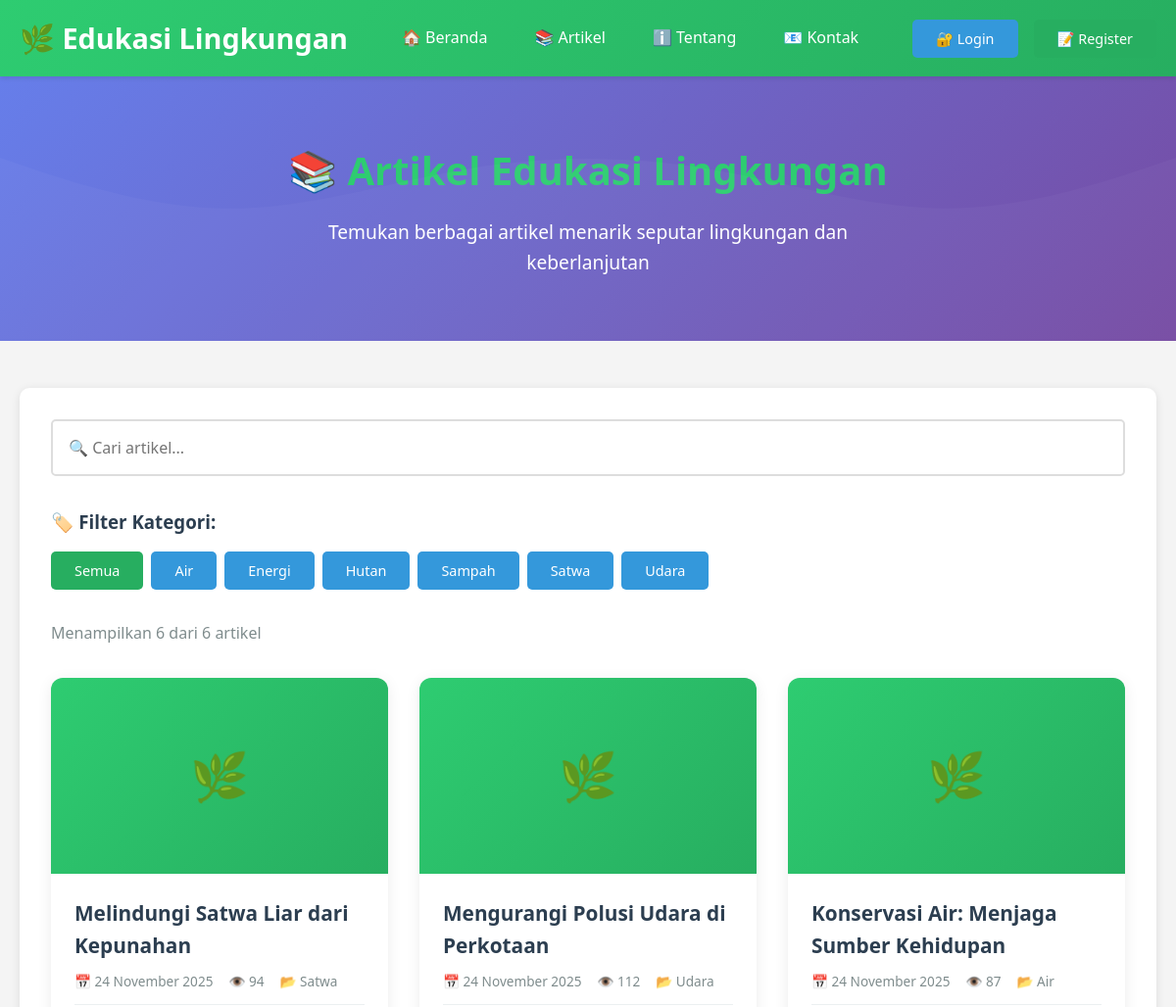
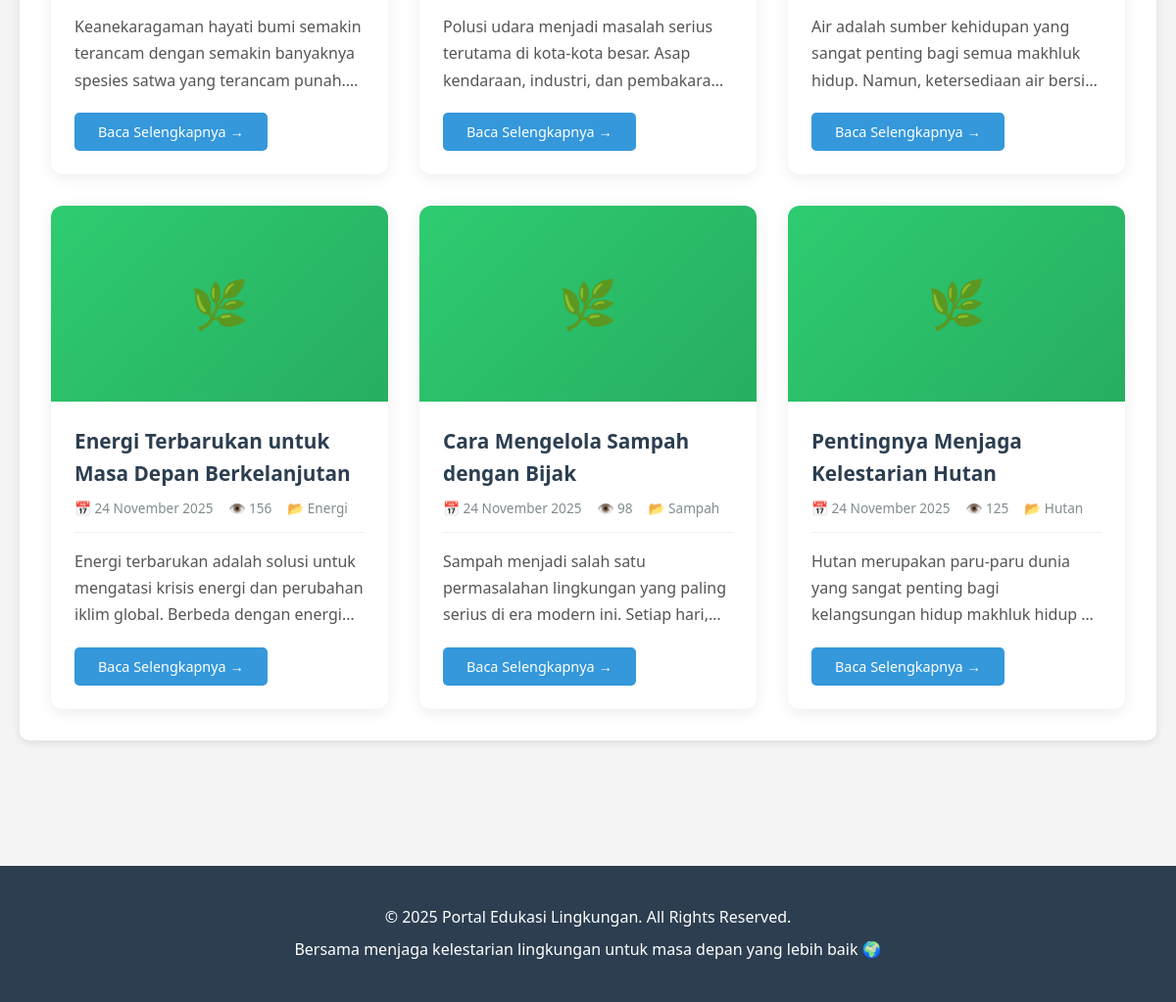
Screenshot of /artikel.php with the database file from the repository (2 pictures, top to bottom).
### tables this page shows
CREATE TABLE IF NOT EXISTS artikel (
    id INT AUTO_INCREMENT PRIMARY KEY,
    judul VARCHAR(255) NOT NULL,
    slug VARCHAR(255) NOT NULL UNIQUE,
    konten TEXT NOT NULL,
    penulis VARCHAR(100) NOT NULL,
    kategori VARCHAR(50) NOT NULL,
    views INT DEFAULT 0,
    created_at TIMESTAMP DEFAULT CURRENT_TIMESTAMP,
    updated_at TIMESTAMP DEFAULT CURRENT_TIMESTAMP ON UPDATE CURRENT_TIMESTAMP,
    INDEX idx_slug (slug),
    INDEX idx_kategori (kategori),
    INDEX idx_created_at (created_at)
);

### config/database.php (called while the page is built, shortened)
<?php
function format_tanggal($date) {
    $bulan = array(
        1 => 'Januari', 'Februari', 'Maret', 'April', 'Mei', 'Juni',
        'Juli', 'Agustus', 'September', 'Oktober', 'November', 'Desember'
    );
    $pecah = explode('-', date('Y-m-d', strtotime($date)));
    return $pecah[2] . ' ' . $bulan[(int)$pecah[1]] . ' ' . $pecah[0];
}
function excerpt($text, $length = 150) {
    return substr(strip_tags($text), 0, $length) . '...';
}
?>

### artikel.php (the view, shortened to what this page needs)
<?php
require_once 'config/database.php';
include 'includes/header.php';
$conn = getDBConnection();
$limit = 6;
$page = isset($_GET['page']) ? (int)$_GET['page'] : 1;
$offset = ($page - 1) * $limit;
$kategori = isset($_GET['kategori']) ? clean_input($_GET['kategori']) : '';
$search = isset($_GET['search']) ? clean_input($_GET['search']) : '';
$where_conditions = [];
$params = [];
$types = '';
$where = $where_conditions ? "WHERE " . implode(" AND ", $where_conditions) : '';
$count_query = "SELECT COUNT(*) as total FROM artikel $where";
$stmt_count = $conn->prepare($count_query);
$stmt_count->execute();
$total_articles = $stmt_count->get_result()->fetch_assoc()['total'];
$query = "SELECT * FROM artikel $where ORDER BY created_at DESC LIMIT ? OFFSET ?";
$params[] = $limit;
$params[] = $offset;
$types .= 'ii';
$stmt = $conn->prepare($query);
$stmt->bind_param($types, ...$params);
$stmt->execute();
$result = $stmt->get_result();
$kategori_query = "SELECT DISTINCT kategori FROM artikel ORDER BY kategori";
$kategori_result = $conn->query($kategori_query);
?>
<section class="hero">
    <div class="container">
        <h2>📚 Artikel Edukasi Lingkungan</h2>
        <p>Temukan berbagai artikel menarik seputar lingkungan dan keberlanjutan</p>
    </div>
</section>
<main>
    <div class="container">
        <section class="content-section">
            <form method="GET" action="artikel.php" style="margin-bottom: 2rem;">
                <div class="form-group">
                    <input type="text"
                           name="search"
                           placeholder="🔍 Cari artikel..."
                           value="<?php echo htmlspecialchars($search); ?>"
                           style="width: 100%; padding: 1rem;">
                </div>
            </form>
            <div style="margin-bottom: 2rem;">
                <h3>🏷️ Filter Kategori:</h3>
                <div style="display: flex; flex-wrap: wrap; gap: 0.5rem; margin-top: 1rem;">
                    <a href="artikel.php<?php echo $search ? '?search=' . urlencode($search) : ''; ?>"
                       class="btn <?php echo !$kategori ? 'btn-success' : 'btn-primary'; ?>">
                        Semua
                    </a>
                    <?php while($kat = $kategori_result->fetch_assoc()): ?>
                        <a href="artikel.php?kategori=<?php echo urlencode($kat['kategori']); ?><?php echo $search ? '&search=' . urlencode($search) : ''; ?>"
                           class="btn <?php echo $kategori == $kat['kategori'] ? 'btn-success' : 'btn-primary'; ?>">
                            <?php echo htmlspecialchars($kat['kategori']); ?>
                        </a>
                    <?php endwhile; ?>
                </div>
            </div>
            <p style="color: #7f8c8d; margin-bottom: 1rem;">
                Menampilkan <?php echo $result->num_rows; ?> dari <?php echo $total_articles; ?> artikel
            </p>
            <div class="artikel-grid">
                <?php if($result->num_rows > 0): ?>
                    <?php while($artikel = $result->fetch_assoc()): ?>
                        <div class="artikel-card">
                            <div class="artikel-image">🌿</div>
                            <div class="artikel-content">
                                <h3><?php echo htmlspecialchars($artikel['judul']); ?></h3>
                                <div class="artikel-meta">
                                    <span>📅 <?php echo format_tanggal($artikel['created_at']); ?></span>
                                    <span>👁️ <?php echo $artikel['views']; ?></span>
                                    <span>📂 <?php echo htmlspecialchars($artikel['kategori']); ?></span>
                                </div>
                                <p class="artikel-excerpt">
                                    <?php echo excerpt($artikel['konten'], 150); ?>
                                </p>
                                <a href="detail_artikel.php?slug=<?php echo $artikel['slug']; ?>" class="btn btn-primary">
                                    Baca Selengkapnya →
                                </a>
                            </div>
                        </div>
                    <?php endwhile; ?>
                <?php endif; ?>
            </div>
        </section>
    </div>
</main>
<?php
include 'includes/footer.php';
?>

### includes/header.php (shortened to what this page needs)
<?php
if (!isset($base_url)) {
    $base_url = '';
}
?>
<!DOCTYPE html>
<html lang="id">
<head>
    <link rel="stylesheet" href="<?php echo $base_url; ?>assets/css/style.css">
</head>
<body>
    <header>
        <div class="container">
            <div class="header-content">
                <div class="logo">
                    <h1><a href="<?php echo $base_url; ?>index.php" style="color: white; text-decoration: none;">🌿 Edukasi Lingkungan</a></h1>
                </div>
                <nav>
                    <ul>
                        <li><a href="<?php echo $base_url; ?>index.php">🏠 Beranda</a></li>
                        <li><a href="<?php echo $base_url; ?>artikel.php">📚 Artikel</a></li>
                        <li><a href="<?php echo $base_url; ?>tentang.php">ℹ️ Tentang</a></li>
                        <li><a href="<?php echo $base_url; ?>kontak.php">📧 Kontak</a></li>
                    </ul>
                </nav>
                <div class="auth-links">
                    <?php if (isset($_SESSION['user_id'])): ?>
                        <span style="color: white;">👤 <?php echo htmlspecialchars($_SESSION['username']); ?></span>
                        <a href="<?php echo $base_url; ?>admin/logout.php" class="btn btn-warning" onclick="return confirmLogout()">🚪 Logout</a>
                    <?php else: ?>
                        <a href="<?php echo $base_url; ?>user/login.php" class="btn btn-primary">🔐 Login</a>
                        <a href="<?php echo $base_url; ?>user/register.php" class="btn btn-success">📝 Register</a>
                    <?php endif; ?>
                </div>
            </div>
        </div>
    </header>

### includes/footer.php (shortened to what this page needs)
<footer>
        <div class="container">
            <p>&copy; <?php echo date('Y'); ?> Portal Edukasi Lingkungan. All Rights Reserved.</p>
            <p>Bersama menjaga kelestarian lingkungan untuk masa depan yang lebih baik 🌍</p>
        </div>
    </footer>
</body>
</html>

### assets/css/style.css (style rules this page uses)
* { margin: 0; padding: 0; box-sizing: border-box; }
body { font-family: 'Segoe UI', Tahoma, Geneva, Verdana, sans-serif; line-height: 1.6; color: #333; background-color: #f4f4f4; }
.container { max-width: 1200px; margin: 0 auto; padding: 0 20px; }
header { background: linear-gradient(135deg, #2ecc71 0%, #27ae60 100%); color: white; padding: 1rem 0; box-shadow: 0 2px 5px rgba(0,0,0,0.1); position: sticky; top: 0; z-index: 1000; }
.header-content { display: flex; justify-content: space-between; align-items: center; flex-wrap: wrap; gap: 1rem; }
.logo h1 { font-size: 1.8rem; display: flex; align-items: center; gap: 10px; }
nav ul { list-style: none; display: flex; gap: 2rem; flex-wrap: wrap; }
nav a { color: white; text-decoration: none; font-weight: 500; transition: opacity 0.3s; padding: 0.5rem; }
.auth-links { display: flex; gap: 1rem; align-items: center; }
.btn { padding: 0.5rem 1.5rem; border: none; border-radius: 5px; cursor: pointer; text-decoration: none; display: inline-block; transition: all 0.3s; font-size: 0.9rem; font-weight: 500; }
.btn-primary { background: #3498db; color: white; }
.btn-success { background: #27ae60; color: white; }
.hero { background: linear-gradient(135deg, #667eea 0%, #764ba2 100%); color: white; padding: 4rem 0; text-align: center; }
.hero h2 { font-size: 2.5rem; margin-bottom: 1rem; animation: fadeInDown 0.8s; }
.hero p { font-size: 1.2rem; max-width: 600px; margin: 0 auto; animation: fadeInUp 0.8s; }
main { padding: 3rem 0; min-height: calc(100vh - 200px); }
.content-section { background: white; padding: 2rem; border-radius: 10px; box-shadow: 0 2px 10px rgba(0,0,0,0.1); margin-bottom: 2rem; animation: fadeIn 0.5s; }
h2 { color: #2ecc71; margin-bottom: 1.5rem; font-size: 2rem; }
h3 { color: #2c3e50; margin-bottom: 1rem; }
.artikel-grid { display: grid; grid-template-columns: repeat(auto-fill, minmax(300px, 1fr)); gap: 2rem; margin-top: 2rem; }
.artikel-card { background: white; border-radius: 10px; overflow: hidden; box-shadow: 0 2px 10px rgba(0,0,0,0.1); transition: transform 0.3s, box-shadow 0.3s; }
.artikel-image { width: 100%; height: 200px; background: linear-gradient(135deg, #2ecc71 0%, #27ae60 100%); display: flex; align-items: center; justify-content: center; font-size: 3rem; }
.artikel-content { padding: 1.5rem; }
.artikel-content h3 { color: #2c3e50; margin-bottom: 0.5rem; font-size: 1.3rem; }
.artikel-meta { color: #7f8c8d; font-size: 0.9rem; margin-bottom: 1rem; display: flex; flex-wrap: wrap; gap: 1rem; }
.artikel-excerpt { color: #555; margin-bottom: 1rem; line-height: 1.6; }
.form-group { margin-bottom: 1.5rem; }
input[type="text"], input[type="email"], input[type="password"], textarea, select { width: 100%; padding: 0.8rem; border: 2px solid #ddd; border-radius: 5px; font-size: 1rem; transition: border-color 0.3s; font-family: inherit; }
footer { background: #2c3e50; color: white; text-align: center; padding: 2rem 0; margin-top: 3rem; }
footer p { margin: 0.5rem 0; }
.artikel-card { position: relative; background: white; border-radius: 12px; overflow: hidden; box-shadow: 0 3px 15px rgba(0,0,0,0.08); transition: all 0.3s ease; }
.artikel-card::after { content: ''; position: absolute; top: 0; left: 0; width: 100%; height: 100%; background: linear-gradient(135deg, rgba(46, 204, 113, 0.05), rgba(52, 152, 219, 0.05)); opacity: 0; transition: opacity 0.3s ease; pointer-events: none; }
.artikel-image { position: relative; overflow: hidden; transition: all 0.3s ease; }
.artikel-meta { display: flex; flex-wrap: wrap; gap: 1rem; color: #7f8c8d; font-size: 0.85rem; margin-bottom: 1rem; padding-bottom: 0.8rem; border-bottom: 1px solid #ecf0f1; }
.artikel-meta span { display: flex; align-items: center; gap: 0.3rem; }
.artikel-excerpt { color: #555; line-height: 1.7; margin-bottom: 1.2rem; display: -webkit-box; -webkit-line-clamp: 3; -webkit-box-orient: vertical; overflow: hidden; }
* { transition: background-color 0.3s ease, color 0.3s ease; }
a { transition: all 0.3s ease; }
.hero { position: relative; overflow: hidden; }
.hero::before { content: ''; position: absolute; top: 0; left: 0; width: 100%; height: 100%; background-size: cover; background-position: bottom; opacity: 0.3; }

### rows the page displays
artikel: judul "Melindungi Satwa Liar dari Kepunahan", created_at "24 November 2025", views "94", kategori "Satwa", konten "Keanekaragaman hayati bumi semakin terancam dengan semakin banyaknya spesies satwa yang terancam…"
artikel: judul "Mengurangi Polusi Udara di Perkotaan", created_at "24 November 2025", views "112", kategori "Udara", konten "Polusi udara menjadi masalah serius terutama di kota-kota besar. Asap kendaraan, industri, dan…"
artikel: judul "Konservasi Air: Menjaga Sumber Kehidupan", created_at "24 November 2025", views "87", kategori "Air", konten "Air adalah sumber kehidupan yang sangat penting bagi semua makhluk hidup. Namun, ketersediaan air…"
artikel: judul "Energi Terbarukan untuk Masa Depan Berkelanjutan", created_at "24 November 2025", views "156", kategori "Energi", konten "Energi terbarukan adalah solusi untuk mengatasi krisis energi dan perubahan iklim global. Berbeda dengan…"
artikel: judul "Cara Mengelola Sampah dengan Bijak", created_at "24 November 2025", views "98", kategori "Sampah", konten "Sampah menjadi salah satu permasalahan lingkungan yang paling serius di era modern ini. Setiap…"
artikel: judul "Pentingnya Menjaga Kelestarian Hutan", created_at "24 November 2025", views "125", kategori "Hutan", konten "Hutan merupakan paru-paru dunia yang sangat penting bagi kelangsungan hidup makhluk hidup…"

### other values shown
$kat['kategori'] "Air"
$kat['kategori'] "Energi"
$kat['kategori'] "Hutan"
$kat['kategori'] "Sampah"
$kat['kategori'] "Satwa"
$kat['kategori'] "Udara"
$result->num_rows "6"
$total_articles "6"
